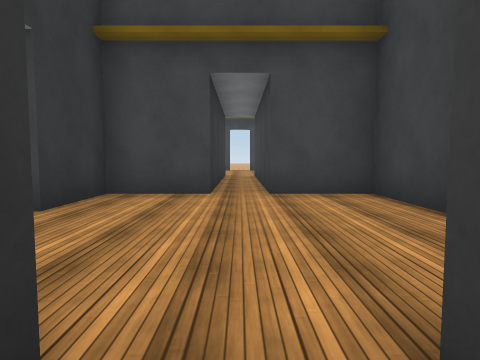
[1] (above)

24 first-person views from a walk through a Unity game level. The camera is 1.2 m above the floor, tilts 4° down and sees 75° across. Doors are open. The floor is counted in squares, 2 m on a side. Each view is taken from the middle of a square. On the plan, view 1 faces up. The plan holds only what a view shows up to about 9 squares ahead; the rest is blank. The place goes on beyond the plan. The player is left out. Surface patterns are stand-ins for the level's own textures.

[2]
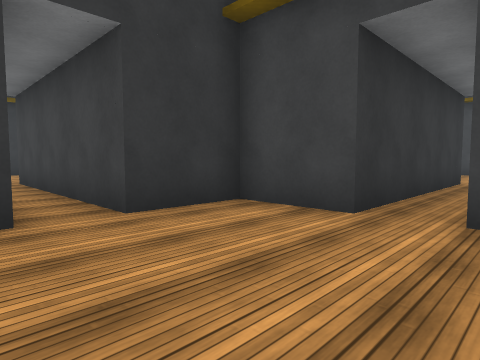

[3]
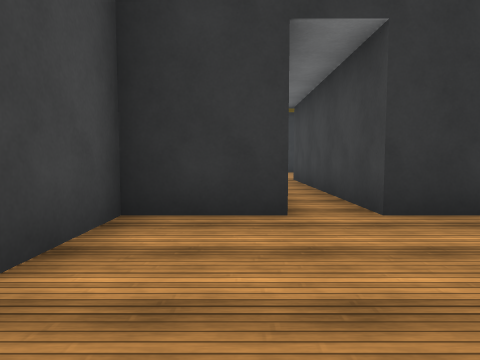

[4]
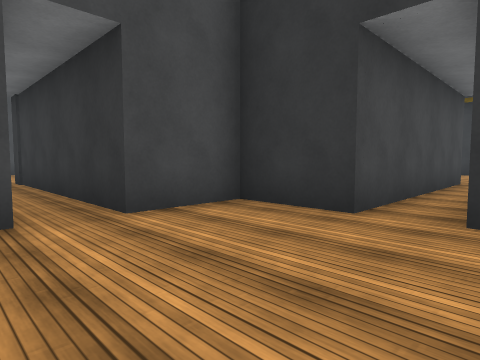

[5]
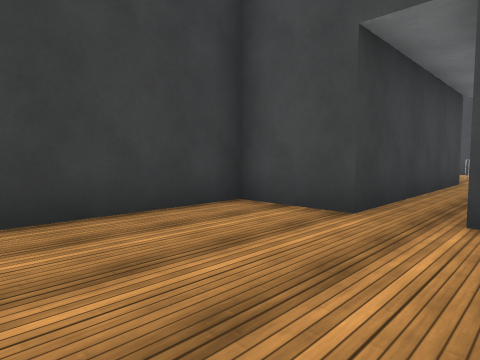

[6]
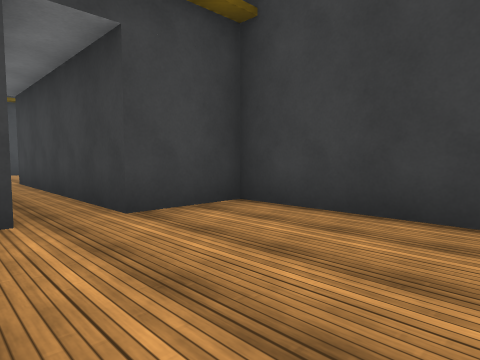

[7]
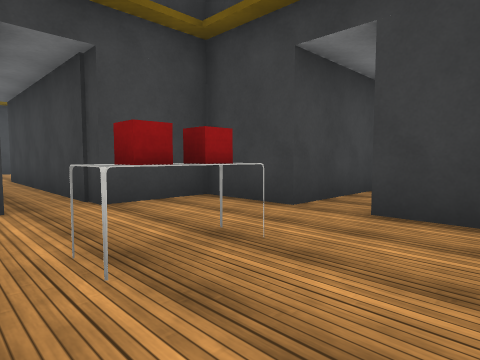

[8]
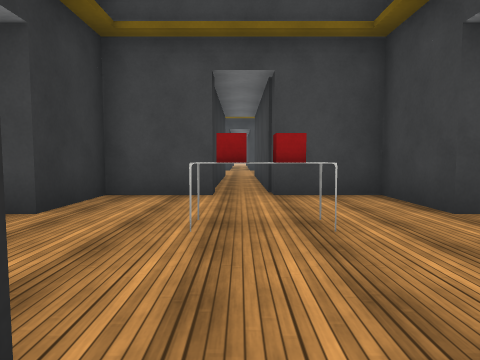

[9]
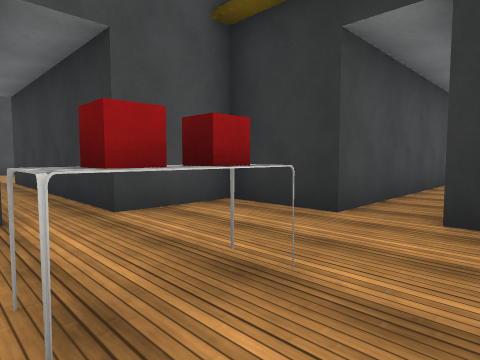

[10]
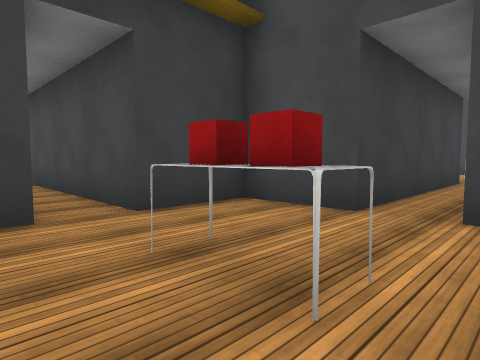

[11]
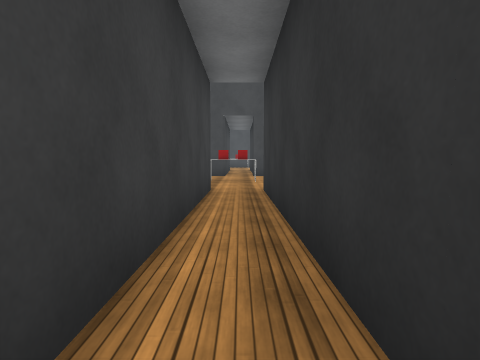

[12]
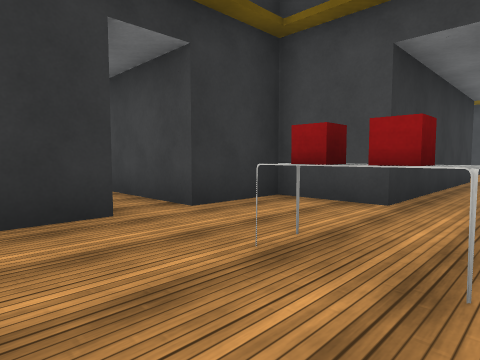

[13]
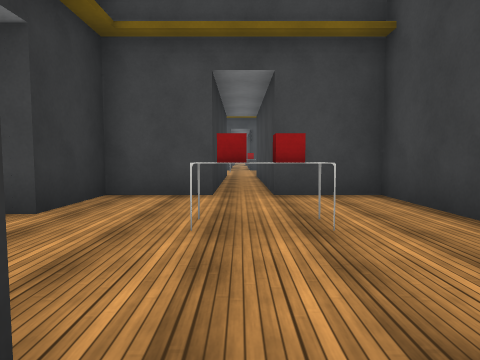

[14]
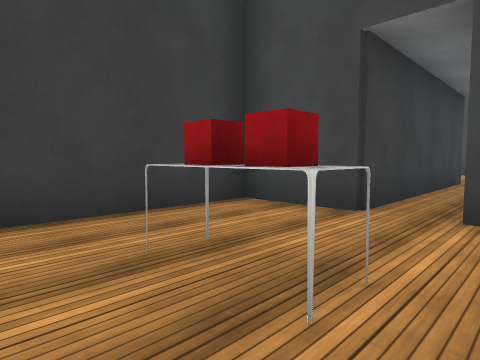

[15]
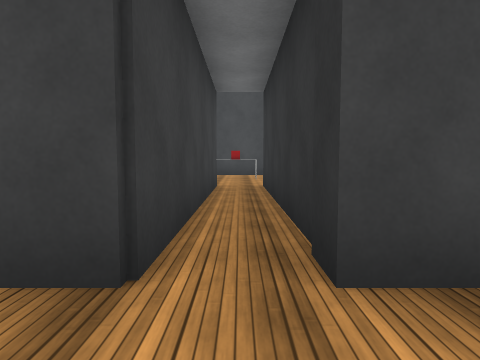

[16]
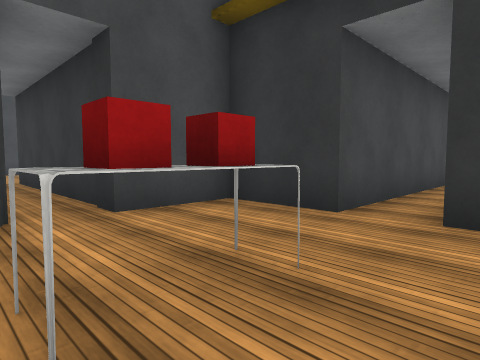

[17]
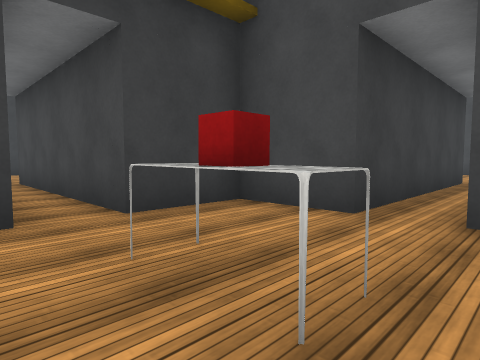

[18]
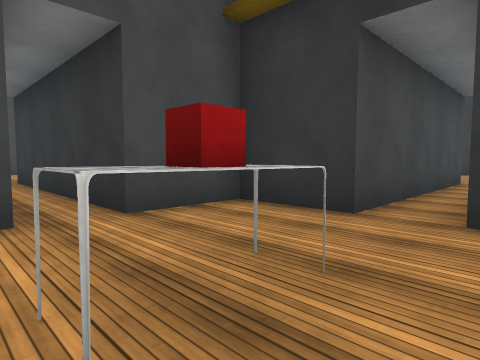

[19]
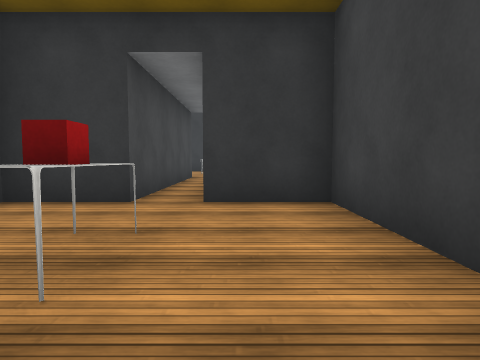

[20]
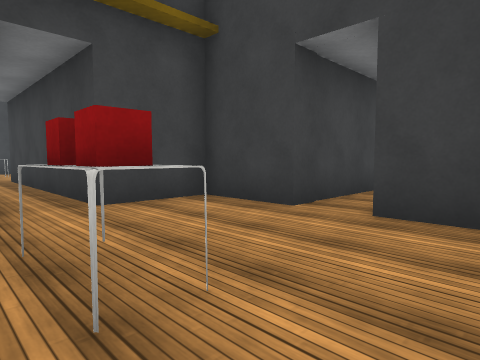

[21]
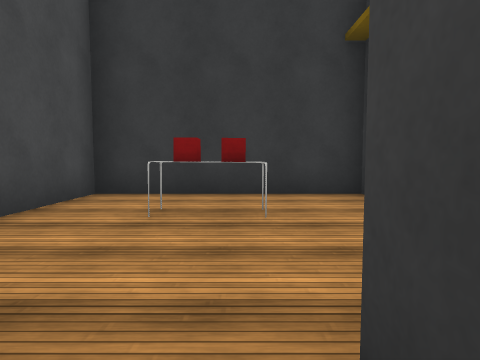

[22]
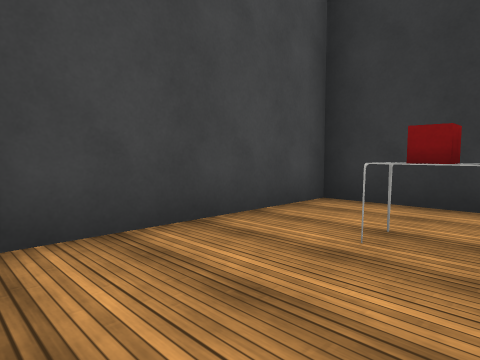

[23]
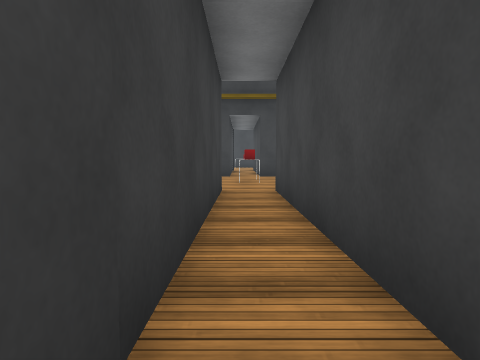

[24]
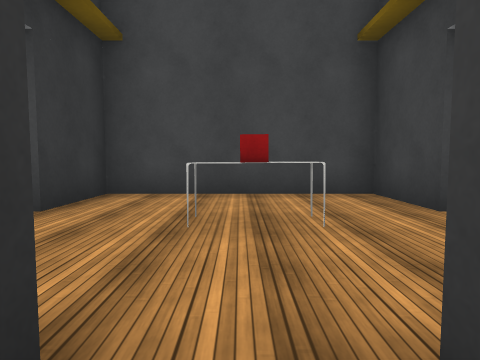

### Floor plan
Ten units are one square. View 1 is at (0, 0); x grows to the right and y downward. Boxes are objects, and circles mark ways between rooms. Rooms are numbered by the first view taken in them; rooms with no view inside come last. Other rooms are left out.
<svg viewBox="-128 -110 156 365">
<path fill="none" stroke="#000" d="M-5 -53 -22 -53 -22 -35 -77 -35M-77 -25 -22 -25 -22 -8 -5 -8 -5 49M6 49 6 -8 23 -8 23 -53 6 -53M-22 77 -22 94 -5 94 -5 149M23 67 23 49 6 49M-5 49 -22 49 -22 67M6 149 6 94 23 94 23 77M-22 177 -22 194 -5 194 -5 248M-5 149 -22 149 -22 167M6 248 6 194 23 194 23 149 6 149M-123 -25 -123 -8 -105 -8 -105 50M-77 -35 -77 -53 -123 -53 -123 -35M-95 49 -95 -8 -77 -8 -77 -25M-72 77 -22 77M-77 86 -77 76M-123 49 -123 94 -82 94M-22 67 -77 67 -77 49 -95 49M-5 -105 -5 -53M6 -53 6 -105"/>
<rect x="-5" y="65" width="10" height="10" fill="#bbb"><title>table</title></rect>
<rect x="-5" y="165" width="10" height="10" fill="#bbb"><title>table</title></rect>
<rect x="-105" y="-35" width="10" height="10" fill="#bbb"><title>table</title></rect>
<rect x="-105" y="65" width="10" height="20" fill="#bbb"><title>table</title></rect>
<circle cx="0" cy="50" r="3" fill="#2a7"/>
<circle cx="-80" cy="-30" r="3" fill="#2a7"/>
<circle cx="0" cy="-50" r="3" fill="#2a7"/>
<circle cx="0" cy="150" r="3" fill="#2a7"/>
<circle cx="-20" cy="75" r="3" fill="#2a7"/>
<circle cx="-100" cy="50" r="3" fill="#2a7"/>
<text x="-10" y="-20">1</text>
<text x="0" y="90">2</text>
<text x="0" y="190">3</text>
<text x="-100" y="-10">4</text>
<text x="-80" y="70">5</text>
<text x="0" y="-80">6</text>
</svg>
Room 1 opens to room 2. Room 1 opens to room 4. Room 1 opens to room 6. Room 2 opens to room 3. Room 2 opens to room 5. Room 4 opens to room 5.

Where each view was taken, in squares from view 1:
view 1: 0 up, 0 right, facing up
view 2: 2 up, 1 right, facing up-left
view 3: 2 up, 1 right, facing left
view 4: 4 up, 1 right, facing down-left
view 5: 4 up, 1 left, facing down-right
view 6: 2 up, 1 left, facing up-right
view 7: 9 down, 1 left, facing up-right
view 8: 10 down, 0 right, facing up
view 9: 6 down, 1 right, facing down-left
view 10: 6 down, 1 left, facing down-right
view 11: 9 down, 0 right, facing down
view 12: 19 down, 1 right, facing up-left
view 13: 20 down, 0 right, facing up
view 14: 16 down, 1 left, facing down-right
view 15: 18 down, 0 right, facing down
view 16: 16 down, 1 right, facing down-left
view 17: 4 up, 11 left, facing down-right
view 18: 4 up, 9 left, facing down-left
view 19: 4 up, 8 left, facing left
view 20: 9 down, 11 left, facing up-right
view 21: 7 down, 7 left, facing left
view 22: 7 down, 8 left, facing down-left
view 23: 7 down, 8 left, facing right
view 24: 0 up, 10 left, facing up
